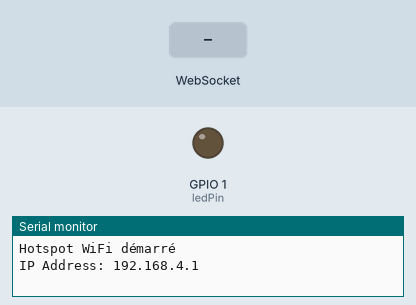
Bench run of a sketch on a simulated ESP32. On the bench: output pins drawn as LEDs (lit = HIGH), the last lines printed to the serial monitor. The inputs (shaded band) are chosen by the test bench.

Above: at 1.2 s.
1.3 s: WebSocket text "200" received
At 1.8 s:
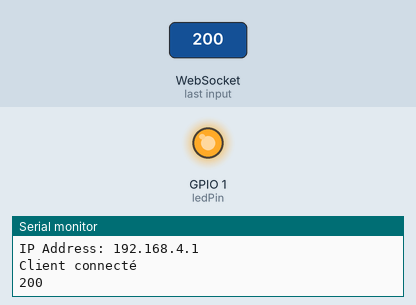
2.8 s: WebSocket text "0" received
At 4.2 s:
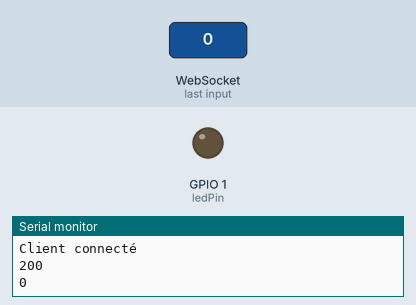
Timing chart, 0 to 5.8 s (numbered marks = the images above; inputs shaded):
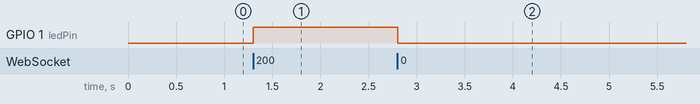

The sketch:

websocket_led.ino
```cpp
  #include <WiFi.h>
  #include <ESPAsyncWebServer.h>
  #include "esp_wifi.h"

  //code qui cree un serveur websocket sur l'ESP32
  //modifie letat de la LED en fonction de la variable globale ledValue
  //LedValue est actualisee a chaque WS_EVT_DATA avc la valeur de uint8_t *data convertie en int

  //04/05/24


  const char* ssid = "ESP32-Access-Point1";
  const char* password = "123456789";

  // Définir la variable globale pour stocker la valeur pour la LED
  int ledValue = 0;
  const int ledPin = 1;  // Assurez-vous que c'est le bon pin pour votre ESP32

  AsyncWebServer server(80);
  AsyncWebSocket ws("/ws");

 void onWsEvent(AsyncWebSocket *server, AsyncWebSocketClient *client, AwsEventType type, void *arg, uint8_t *data, size_t len)
{
  switch (type)
  {
    case WS_EVT_CONNECT:
      Serial.println("Client connecté");
      server->cleanupClients(1); // Keep 1 client, the new one
      break;
    case WS_EVT_DISCONNECT:
      Serial.println("Client déconnecté");
      break;
    case WS_EVT_DATA:
      Serial.write(data,len);
      Serial.println("");
      if (strcmp((char*)data, "ping") == 0)
      {
        client->text("pong"); //Ajout d'une logique ping pong qui permet au client de se reconnecter si le serveur ne repond pas
      }
      else if (strcmp((char*)data, "end")== 0)
      {
        ledValue = 0;
      }
      else
      {
        data[len] = '\0'; // Assurez-vous que la chaîne est terminée proprement pour conversion
        ledValue = atoi((char*)data);  // Convertit les données en integer
      }
      break;
  }
}

  void setup() {
      Serial.begin(115200);
      WiFi.softAP(ssid, password);
      Serial.println("Hotspot WiFi démarré");
      esp_wifi_set_max_tx_power(78);

      Serial.print("IP Address: ");
      Serial.println(WiFi.softAPIP());

      pinMode(ledPin, OUTPUT);  // Configure le pin de la LED comme sortie

      ws.onEvent(onWsEvent);
      server.addHandler(&ws);
      server.begin();
  }

  void loop() {
      // Contrôlez la LED basée sur la valeur de ledValue
      if (ledValue > 150) {
          digitalWrite(ledPin, HIGH);  // Allume la LED
      } else if (ledValue < 50) {
          digitalWrite(ledPin, LOW);  // Éteint la LED
      }
  }
```

Measured:
- after the input at 1.3 s, GPIO 1 (ledPin): LOW → HIGH at once
- after the input at 2.8 s, GPIO 1 (ledPin): HIGH → LOW at once
